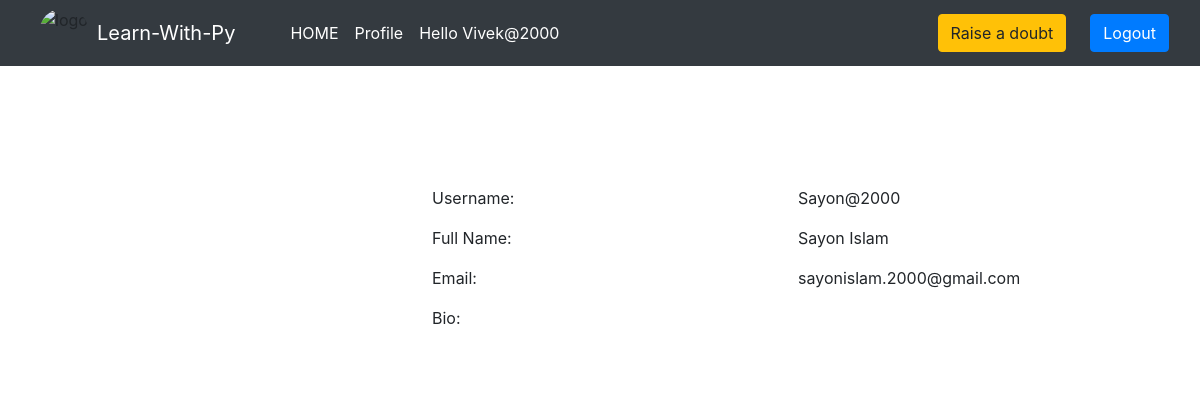
/user_profile/17/ (signed in), run on the app's committed database.
### home/models.py (models this page shows, shortened)
class BlogPost(models.Model):
    query=models.CharField(max_length=255)
    author= models.ForeignKey(User, on_delete=models.CASCADE)
    tagline=models.CharField(max_length=130)
    details=models.TextField()
    image = models.ImageField(upload_to="profile_pics", blank=True, null=True)
    dateTime=models.DateTimeField(auto_now_add=True)

### home/views.py (the view)
# urls.py: path("user_profile/<int:myid>/", views.user_profile, name="user_profile"),
def user_profile(request, myid):
    post = BlogPost.objects.filter(id=myid)
    return render(request, "user_profile.html", {'post':post})

### home/templates/user_profile.html (shortened to what this page needs)
{% extends 'base.html' %}
{% block body %}
<div class="container profile">
            <form method="post">
                <div class="row">
                    {% for i in post %}
                    <div class="col-md-4">
                    </div>
                    <div class="col-md-8">
                        <div class="profile-tab">
                            <div class="tab-pane">
                                <br><br>
                                        <div class="row">
                                            <div class="col-md-6">
                                                <label>Username:</label>
                                            </div>
                                            <div class="col-md-6">
                                                <p>{{i.author}}</p>
                                            </div>
                                        </div>
                                        <div class="row">
                                            <div class="col-md-6">
                                                <label>Full Name:</label>
                                            </div>
                                            <div class="col-md-6">
                                                <p>{{i.author.get_full_name}}</p>
                                            </div>
                                        </div>
                                        <div class="row">
                                            <div class="col-md-6">
                                                <label>Email:</label>
                                            </div>
                                            <div class="col-md-6">
                                                <p>{{i.author.email}}</p>
                                            </div>
                                        </div>
                                        <div class="row">
                                            <div class="col-md-6">
                                                <label>Bio:</label>
                                            </div>
                                            <div class="col-md-6">
                                            </div>
                                        </div>
                                        {% endfor %}
                            </div>
                        </div>
                    </div>
            </form>
            </div>
        {% endblock %}

### home/templates/base.html (shortened to what this page needs)
<!DOCTYPE html>
<html lang="en">
  <head>
    <link
      href="//maxcdn.bootstrapcdn.com/bootstrap/4.1.1/css/bootstrap.min.css"
      rel="stylesheet"
      id="bootstrap-css"
    />
    <link
      href="https://cdn.jsdelivr.net/npm/bootstrap@5.0.2/dist/css/bootstrap.min.css"
      rel="stylesheet"
    />
    <link
      rel="stylesheet"
      href="https://maxcdn.bootstrapcdn.com/bootstrap/4.0.0/css/bootstrap.min.css"
    />
  </head>
  <body>
    <nav class="navbar navbar-expand-lg navbar-dark bg-dark sticky-top">
      <div class="container-fluid">
        <img
          src="http://surl.li/dfbek"
          class="img-fluid mx-2"
          alt="logo"
          style="height: 50px; width: 50px; border-radius: 50%"
        />
        <a class="navbar-brand" href="#">Learn-With-Py</a>
        <div class="collapse navbar-collapse" id="navbarSupportedContent">
          <div class="container mx-3">
            <ul class="navbar-nav me-auto mb-2 mb-lg-0">
              <li class="nav-item">
                <a
                  class="nav-link active {% block homeactive %} {% endblock homeactive %}"
                  aria-current="page"
                  href="/"
                  >HOME</a
                >
              </li>
              {% if user.is_authenticated %}
              <li class="nav-item">
                <a
                  class="nav-link active {% block profileactive %} {% endblock profileactive %}"
                  href="/profile/"
                  >Profile</a
                >
              </li>
              <li class="nav-item">
                <a
                  class="nav-link active"
                  href="#"
                  data-bs-toggle="tooltip"
                  data-bs-placement="bottom"
                  title="Welcome "
                  >Hello {{request.user}}</a
                >
              </li>
            </ul>
          </div>
          <a
            class="btn btn-warning mx-4 {% block add_blogs_active %} {% endblock add_blogs_active %}"
            href="/add_blogs/"
            >Raise a doubt</a
          >
          <a class="btn btn-primary" href="/logout/">Logout</a>
      {% endif %}
    </nav>
     {% block body %} {% endblock %}
  </body>
</html>

### data on the page
BlogPost: author "Sayon@2000", author.get_full_name "Sayon Islam", author.email "sayonislam.2000@gmail.com"

### other printed values
{{ request.user }} "Vivek@2000"
